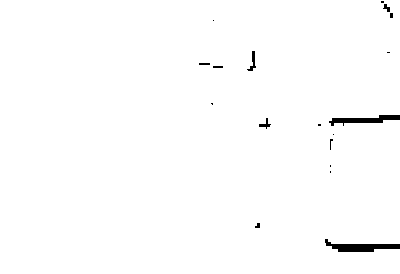
#> input picture bin/170405133957.pgm, 400 x 274 px
$ python -i utils_depth.py   (imports and definitions only)
#> lines starting #> are read from the running program, lines starting #| are printed output that depends on the picture; after the words box and inside, x2 and y2 are one past the last pixel; in counts of white or black regions, pixels touching at a corner belong together
import cv2, numpy as np

def fill_holes(image_depth, extra=2):
    kernel = np.ones((3,3),'uint8')
    iterations = 0
    while sum(sum(image_depth==0)) > 0:
        image_depth = cv2.dilate(image_depth,kernel,borderType=cv2.BORDER_REPLICATE)
        iterations += 1
    if iterations>0:
        if extra>0:
            image_depth = cv2.dilate(image_depth,kernel,iterations=extra)
        image_depth = cv2.erode(image_depth,kernel,iterations=iterations+extra)
    return image_depth

>>> import cv2
>>> picture = cv2.imread('bin/170405133957.pgm', cv2.IMREAD_GRAYSCALE)
#> picture: shape (274, 400); 99% white; 18 black regions (11 under 20 px), largest, box (x1, y1, x2, y2) and area: (325, 239, 400, 252) 480, (329, 115, 400, 126) 370, (247, 51, 256, 71) 67
>>> result = fill_holes(picture)
#> the loop in fill_holes, `while sum(sum(image_depth==0)) > 0:` made 4 passes
#> pass 1, in fill_holes, `image_depth = cv2.dilate(image_depth,kernel,borderType=cv2.BORDER_REPL..`:
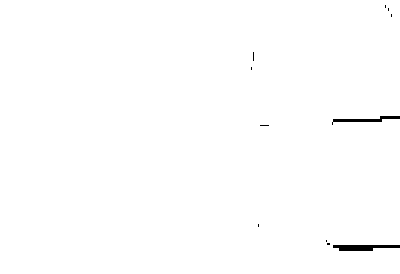
#> image_depth: shape (274, 400); 99.5% white; 11 black regions (9 under 20 px), largest, box (x1, y1, x2, y2) and area: (333, 245, 400, 251) 303, (332, 116, 400, 125) 210
#> pass 2, in fill_holes, `image_depth = cv2.dilate(image_depth,kernel,borderType=cv2.BORDER_REPL..`:
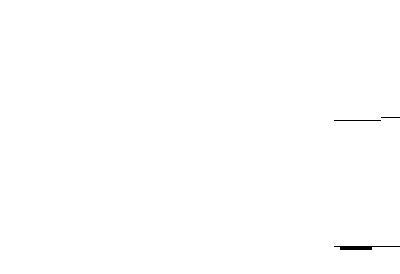
#> image_depth: shape (274, 400); 99.8% white; 3 black regions (1 under 20 px), largest, box (x1, y1, x2, y2) and area: (334, 246, 400, 250) 162, (334, 120, 381, 121) 47
#> pass 3, in fill_holes, `image_depth = cv2.dilate(image_depth,kernel,borderType=cv2.BORDER_REPL..`:
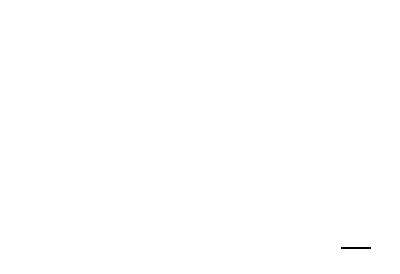
#> image_depth: shape (274, 400); 99.9% white; black in thin lines or dots, all inside (x1, y1, x2, y2) = (341, 247, 371, 249)
#> after the loop in fill_holes, `while sum(sum(image_depth==0)) > 0:`: image_depth: shape (274, 400); every value is 255
#> after the loop in fill_holes, `while sum(sum(image_depth==0)) > 0:`: iterations = 4
